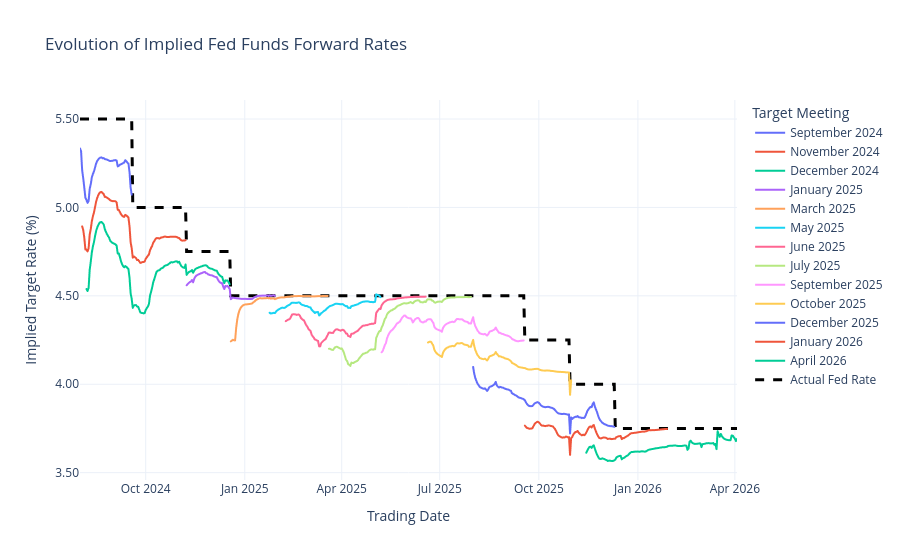

The notebook cell saved with this chart:
### Code cell
import plotly.express as px

def plot_forward_time_series(df):
    """
    Plots the expected absolute rate for each future meeting over time.
    """
    # Create a clean label for the legend
    df['Meeting_Label'] = df['Target_Month'] + ' ' + df['Target_Year'].astype(str)
    
    plot_df = df.dropna(subset=['Expected_Absolute_Rate'])

    fig = px.line(
        plot_df, 
        x='Date', 
        y='Expected_Absolute_Rate', 
        color='Meeting_Label',
        title='Evolution of Implied Fed Funds Forward Rates',
        labels={
            'Expected_Absolute_Rate': 'Implied Target Rate (%)',
            'Date': 'Trading Date',
            'Meeting_Label': 'FOMC Meeting'
        }
    )

    fig.add_scatter(
            x=plot_df['Date'], 
            y=plot_df['Actual_Fed_Rate'], 
            name='Actual Fed Rate',
            line=dict(color='black', width=3, dash='dash'), # Distinct style
            hovertemplate='Actual Fed Rate: %{y:.2f}%<extra></extra>'
        )
    
    fig.update_layout(
        template='plotly_white',
        hovermode='x unified', # Shows all rates simultaneously when you hover over a specific day
        yaxis_tickformat='.2f',
        legend_title_text='Target Meeting'
    )
    
    fig.show(render='browser')

plot_forward_time_series(params_df)
